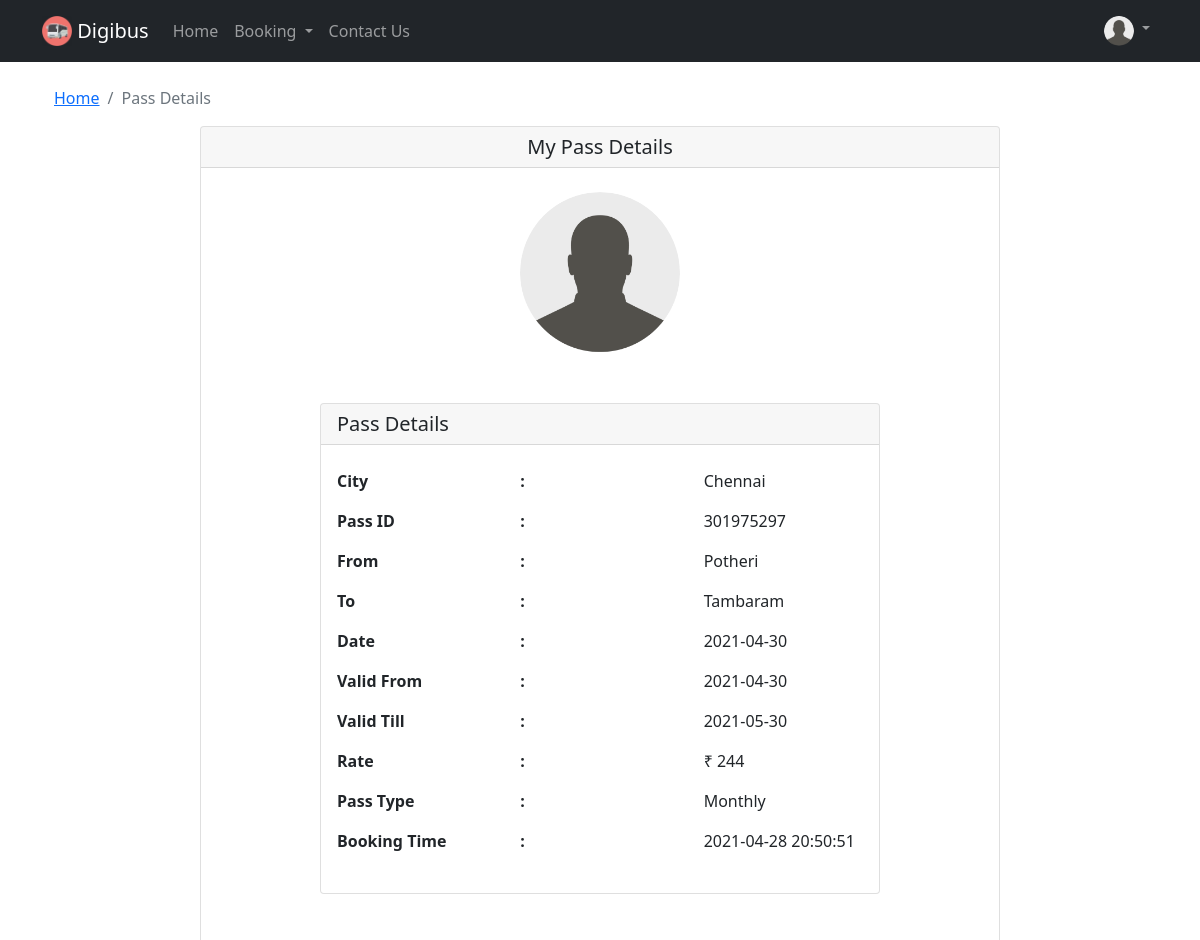
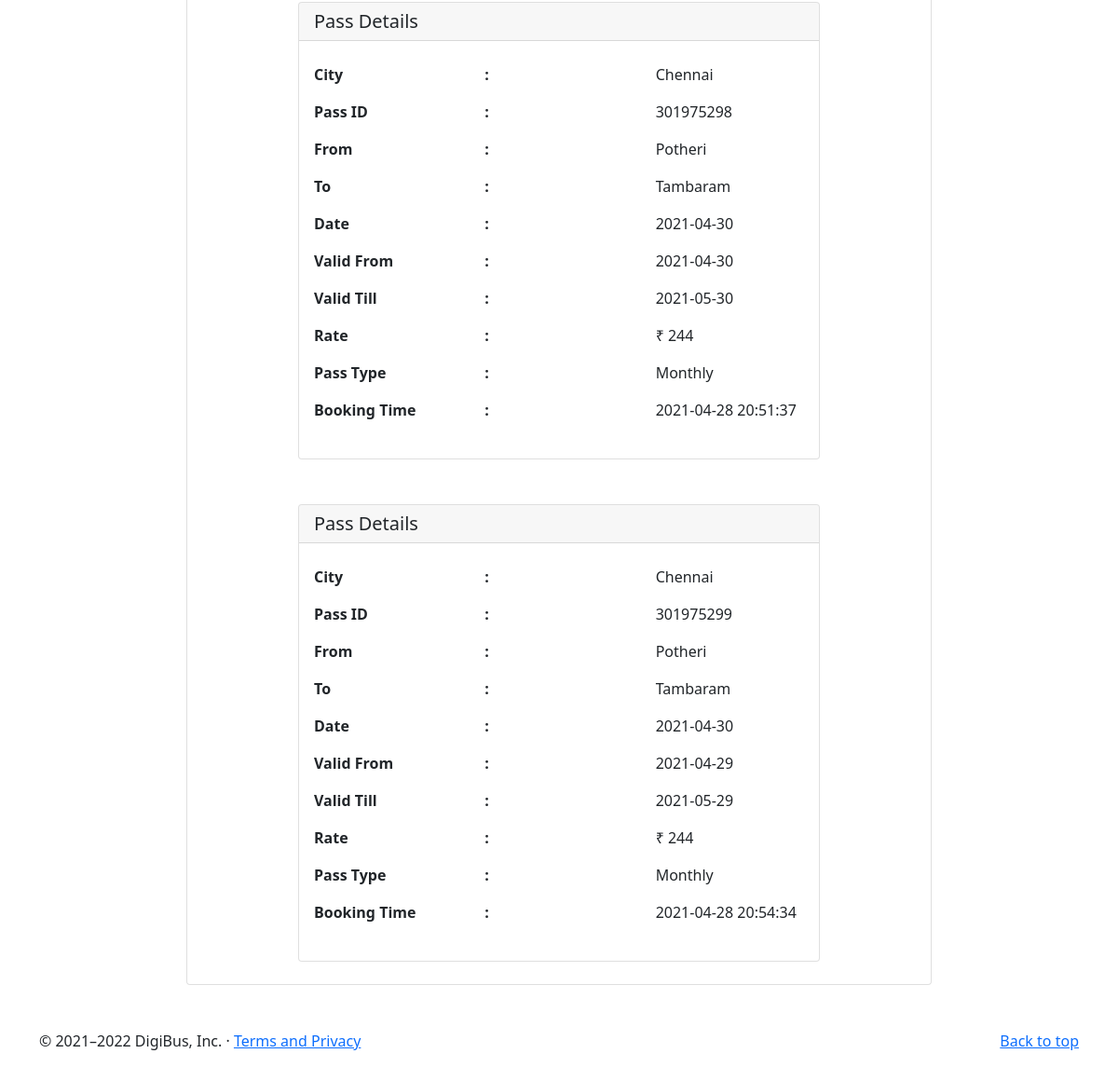
The page /viewpass (signed in) on the database its author committed (2 pictures, top to bottom).
### flaskblog/models.py (models this page shows, shortened)
class Pass(db.Model):
    id = db.Column(db.Integer, primary_key=True)
    city = db.Column(db.String(100), nullable=False)
    source = db.Column(db.String(100), nullable=False)
    dest = db.Column(db.String(100), nullable=False)
    date = db.Column(db.DateTime, nullable=False, default=datetime.now)
    price = db.Column(db.Integer, nullable=False, default=200)
    pass_type = db.Column(db.String(100), nullable=False)
    booking_date = db.Column(db.DateTime, nullable=False,default=datetime.now)
    expiry = db.Column(db.DateTime, nullable=False, default=datetime.now)
    user_id = db.Column(db.Integer, db.ForeignKey('user.id'), nullable=False)

### flaskblog/routes.py (the view, shortened to what this page needs)
@app.route('/viewpass')
@login_required
def viewpass():
    global ans
    user = User.query.get(current_user.id)
    user_pass = Pass.query.filter_by(user_id=user.id).all()
    if user_pass:
        for upass in user_pass:
            if upass.expiry.date() <= datetime.now().date():
                    Pass.query.filter_by(id=upass.id).delete()
                    db.session.commit()
        image_file = url_for('static', filename='profile_pics/' + current_user.image_file)
        return render_template('viewpass.html', title='Pass Details', image_file=image_file,pass_det=user_pass,user_id=User.query.get(current_user.id).id, Pass = Pass,date_now=datetime.now())
    else:
        flash('No Passes Booked', 'danger')
        image_file = url_for('static', filename='profile_pics/' + current_user.image_file)
        return render_template('viewpass.html', title='Pass Details', image_file=image_file,pass_det=[])
    return render_template('viewpass.html', title='Pass Details', image_file=image_file,pass_det=[], Pass=Pass)

### flaskblog/models.py (called while the page is built)
@login_manager.user_loader
def load_user(user_id):
    return User.query.get(int(user_id))

### flaskblog/templates/viewpass.html (shortened to what this page needs)
{% extends "layout1.html" %}
{% block content %}
<div class="container">
  <div class="mt-4">
    <nav aria-label="breadcrumb">
        <ol class="breadcrumb">
            <li class="breadcrumb-item"><a href="{{ url_for('home') }}">Home</a></li>
            <li class="breadcrumb-item active" aria-current="page">Pass Details</li>
        </ol>
    </nav>
  </div>
    <div class="card mx-auto" style="width: 50rem;">
      <h5 class="card-header text-center">My Pass Details</h5>
      <img src="{{ image_file }}" class="rounded-circle account-img mx-auto my-4" style="width: 10rem;">
      {% if pass_det %}
        {% for pass in pass_det %}
          <div class="card mx-auto my-4" style="width: 35rem;">
            <h5 class="card-header text-left">Pass Details</h5>
            <div class="card-body my-2">
              <div class="row">
                <div class="col-sm">
                  <p class="fw-bold">City</p>
                  <p class="fw-bold">Pass ID</p>
                  <p class="fw-bold">From</p>
                  <p class="fw-bold">To</p>
                  <p class="fw-bold">Date</p>
                  <p class="fw-bold">Valid From</p>
                  <p class="fw-bold">Valid Till</p>
                  <p class="fw-bold">Rate</p>
                  <p class="fw-bold">Pass Type</p>
                  <p class="fw-bold">Booking Time</p>
                </div>
                <div class="col-sm">
                  <p class="fw-bold">:</p>
                  <p class="fw-bold">:</p>
                  <p class="fw-bold">:</p>
                  <p class="fw-bold">:</p>
                  <p class="fw-bold">:</p>
                  <p class="fw-bold">:</p>
                  <p class="fw-bold">:</p>
                  <p class="fw-bold">:</p>
                  <p class="fw-bold">:</p>
                  <p class="fw-bold">:</p>
                </div>
                <div class="col-sm">
                  <p class="fw-normal">{{ pass.city }}</p>
                  <p class="fw-normal">{{ pass.id + 301975291 + user_id }}</p>
                  <p class="fw-normal">{{ pass.source }}</p>
                  <p class="fw-normal">{{ pass.dest }}</p>
                  <p class="fw-normal">{{ date_now.date() }}</p>
                  <p class="fw-normal">{{ pass.date.date() }}</p>
                  <p class="fw-normal">{{ pass.expiry.date() }}</p>
                  <p class="fw-normal">₹ {{ pass.price }}</p>
                  <p class="fw-normal">{{ pass.pass_type }}</p>
                  <p class="fw-normal">{{ pass.booking_date.strftime("%Y-%m-%d %H:%M:%S") }}</p>
                </div>
              </div>
            </div>
          </div>
        {% endfor %}
      {% endif %}
    </div>
</div>
{% endblock content %}

### flaskblog/templates/layout1.html (style rules this page uses)
body { padding-top: 62px; }

### rows shown on the page
Pass: city "Chennai", id "301975297", source "Potheri", dest "Tambaram", date "2021-04-30", expiry "2021-05-30", price "244", pass_type "Monthly", booking_date "2021-04-28 20:50:51"
Pass: city "Chennai", id "301975298", source "Potheri", dest "Tambaram", date "2021-04-30", expiry "2021-05-30", price "244", pass_type "Monthly", booking_date "2021-04-28 20:51:37"
Pass: city "Chennai", id "301975299", source "Potheri", dest "Tambaram", date "2021-04-29", expiry "2021-05-29", price "244", pass_type "Monthly", booking_date "2021-04-28 20:54:34"
